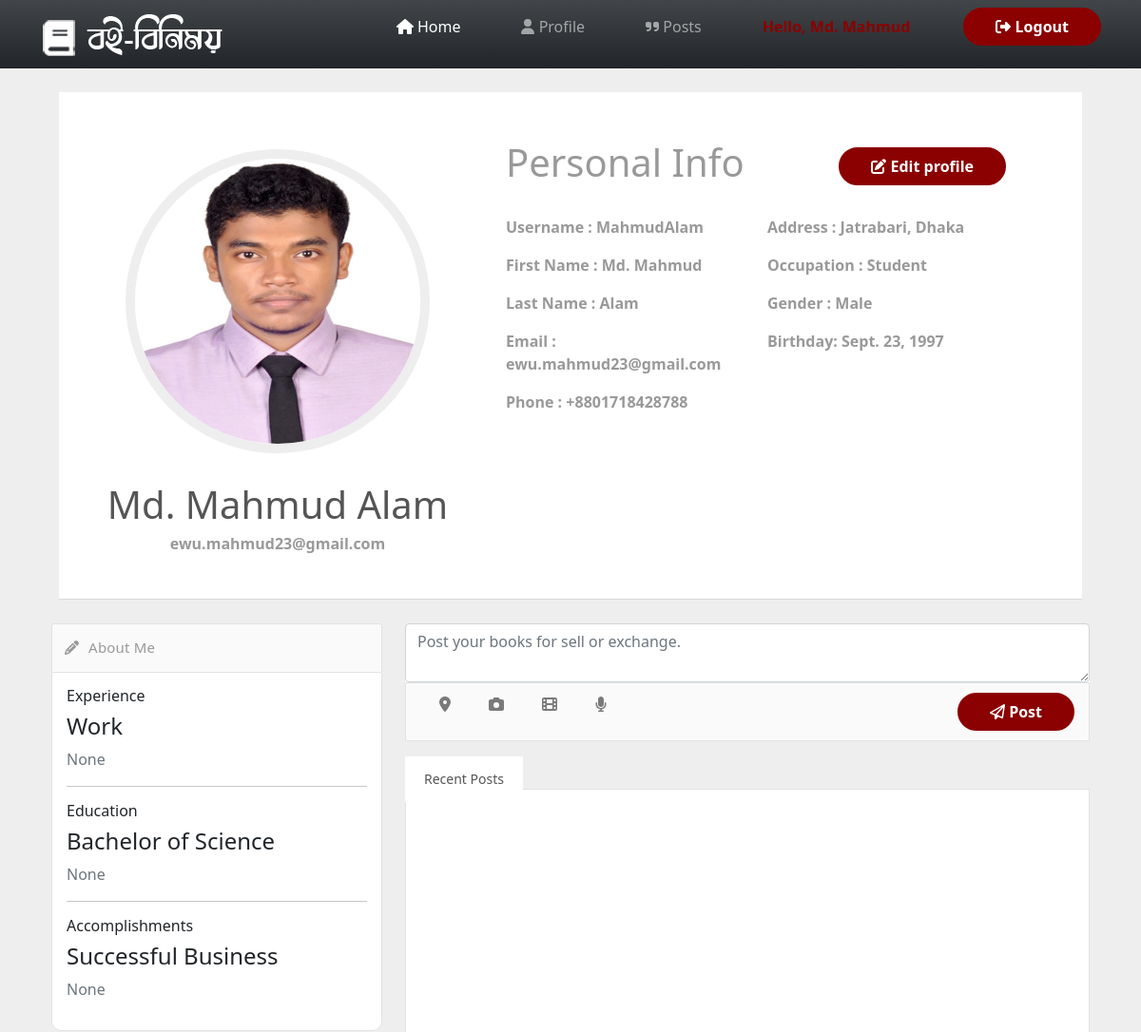
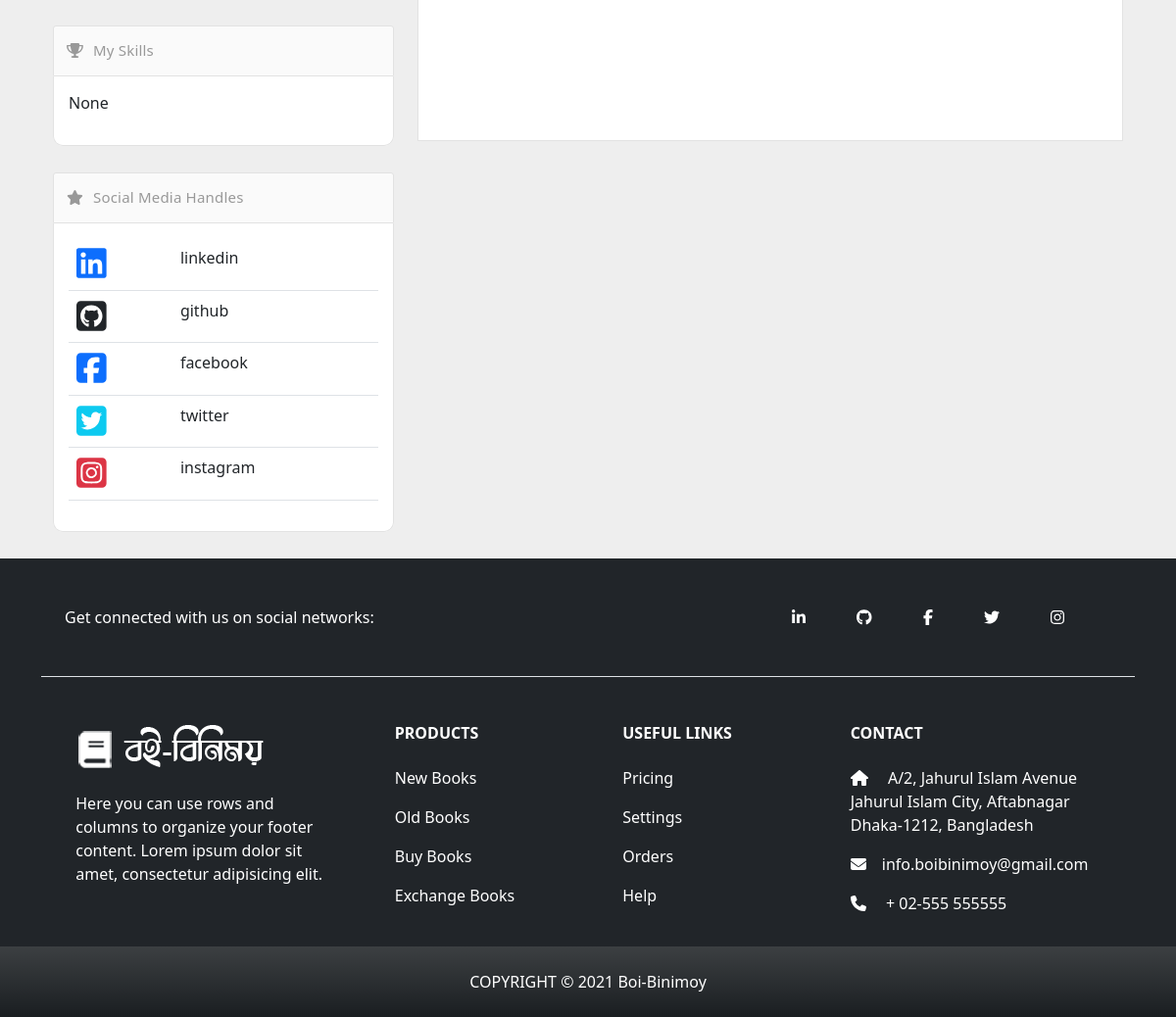
The page /profile/ (signed in) on the database its author committed (2 pictures, top to bottom).
### users/models.py (models this page shows, shortened)
class Customer(models.Model):
    GENDER_TYPE = (
        ('Male','Male'),
        ('Female','Female'),
        ('Others','Others')
    )
    OCCUPATION_TYPE = (
        ('Student','Student'),
        ('Job-Holder','Job-Holder'),
    )
    username = models.OneToOneField(User, null=True, blank=True, on_delete=models.CASCADE)
    first_name = models.CharField(max_length=200, null=True, blank=True)
    last_name = models.CharField(max_length=200, null=True, blank=True)
    profile_pic = models.ImageField(default='profile-white.png', null=True, blank=True)
    phone = models.CharField(max_length=200, null=True, blank=True)
    email = models.CharField(max_length=200, null=True, blank=True)
    address = models.CharField(max_length=200, null=True, blank=True)
    occupation = models.CharField(max_length=50,choices=OCCUPATION_TYPE, null=True,blank=True)
    gender = models.CharField(max_length=50,choices=GENDER_TYPE, null=True,blank=True)
    birth_date = models.DateField(null=True, blank=True)
    created = models.DateTimeField(auto_now_add=True)
    updated = models.DateTimeField(auto_now=True)
    @property
    def customerImageURL(self):
        try:
            img = self.profile_pic.url
        except:
            img = ''
        return img

### users/decorators.py (the view)
        def wrapper_func(request, *args, **kwargs):
            group = None
            if request.user.groups.exists():
                group = request.user.groups.all()[0].name
            if group in allowed_roles:
                return view_func(request, *args, **kwargs)
            else: return HttpResponse('You are not authorized to view this page')

### users/templates/users/user_profile.html (shortened to what this page needs)
<!DOCTYPE html>
{% extends 'users/main.html' %}
{% load static %}
    {% block content %}
<section id="content" class="container">
    <div class="page-heading">
        <div class="media clearfix">
          <div class="media-left pr30">
            <div class="user-heading round">
                <a href='{% url "user-profile" %}'>
                <img class="media-object mw150" src='{{customer.customerImageURL}}' alt="...">
                </a>
            </div>
            <h1 class="media-heading text-center">{{customer.first_name}} {{customer.last_name}}</h1>
            <p class="text-center">{{customer.email}}</p>
          </div>
          <div class="media-body va-m">
            <div class="d-flex justify-content-between">
                <h1>Personal Info</h1>
                <div class="d-flex align-items-center">
                    <a class="btn btn-darkred" href='{% url "edit-user-profile" %}'><i class="fas fa-edit"></i> Edit profile</a>
                </div>
            </div>
            <br>
            <div class="row">
                <div class="col-md-6">
                    <p><span>Username </span>: {{customer.username}}</p>
                    <p><span>First Name </span>: {{customer.first_name}}</p>
                    <p><span>Last Name </span>: {{customer.last_name}}</p>
                    <p><span>Email </span>: {{customer.email}}</p>
                    <p><span>Phone </span>: {{customer.phone}}</p>
                </div>
                <div class="col-md-6">
                    <p><span>Address </span>: {{customer.address}}</p>
                    <p><span>Occupation </span>: {{customer.occupation}}</p>
                    <p><span>Gender </span>: {{customer.gender}}</p>
                    <p><span>Birthday</span>: {{customer.birth_date}}</p>
                </div>
            </div>
          </div>
        </div>
    </div>
    <div class="container">
    <div class="row">
        <div class="col-md-4">
            <div class="panel">
                <div class="panel-heading">
                  <span class="panel-icon">
                    <i class="fa fa-pencil-alt"></i>
                  </span>
                  <span class="panel-title">About Me</span>
                </div>
                <div class="panel-body pb5">
                  <h6>Experience</h6>
                  <h4>Work</h4>
                  <p class="text-muted">
                      None
                  </p>
                  <hr class="short br-lighter">
                  <h6>Education</h6>
                  <h4>Bachelor of Science</h4>
                  <p class="text-muted">
                      None
                  </p>
                  <hr class="short br-lighter">
                  <h6>Accomplishments</h6>
                  <h4>Successful Business</h4>
                  <p class="text-muted pb10">
                      None
                  </p>
                </div>
            </div>
            <div class="panel">
                <div class="panel-heading">
                <span class="panel-icon">
                    <i class="fa fa-trophy"></i>
                </span>
                <span class="panel-title"> My Skills</span>
                </div>
                <div class="panel-body pb5">
                    <p>None</p>
                </div>
            </div>
            <div class="panel">
                <div class="panel-heading">
                  <span class="panel-icon">
                    <i class="fa fa-star"></i>
                  </span>
                  <span class="panel-title">Social Media Handles</span>
                </div>
                <div class="panel-body pn">
                  <table class="table mbn tc-icon-1 tc-med-2 tc-bold-last">
                    <tbody>
                        <tr>
                            <td>
                                <a href="#" title="linkedin link">
                                    <span class="fab fa-linkedin fs35 text-primary"></span>
                                </a>
                            </td>
                            <td>linkedin</td>
                          </tr>
                          <tr>
                            <td>
                                <a href="#" title="github link">
                                    <span class="fab fa-github-square fs35 text-dark"></span>
                                  </a>
                            </td>
                            <td>github</td>
                        </tr>
                        <tr>
                            <td>
                                <a href="#" title="facebook link">
                                    <span class="fab fa-facebook-square fs35 text-primary"></span>
                                </a>
                            </td>
                            <td>facebook</td>
                        </tr>
                        <tr>
                            <td>
                                <a href="#" title="twitter link">
                                    <span class="fab fa-twitter-square fs35 text-info"></span>
                                </a>
                            </td>
                            <td>twitter</td>
                        </tr>
                        <tr>
                            <td>
                                <a href="#" title="twitter link">
                                    <span class="fab fa-instagram-square fs35 text-danger"></span>
                                </a>
                            </td>
                            <td>instagram</td>
                        </tr>
                    </tbody>
                  </table>
                </div>
            </div>
        </div>
        <div class="col-md-8">
            <div class="panel">
                <form>
                    <textarea placeholder="Post your books for sell or exchange." rows="2" class="form-control input-lg p-text-area"></textarea>
                </form>
                <footer class="panel-footer panel-post d-flex justify-content-between">
                    <ul class="nav nav-pills">
                        <li>
                            <a href="#"><i class="fa fa-map-marker-alt"></i></a>
                        </li>
                        <li>
                            <a href="#"><i class="fa fa-camera"></i></a>
                        </li>
                        <li>
                            <a href="#"><i class=" fa fa-film"></i></a>
                        </li>
                        <li>
                            <a href="#"><i class="fa fa-microphone"></i></a>
                        </li>
                    </ul>
                    <button class="btn btn-darkred"><i class="far fa-paper-plane"></i> Post</button>
                </footer>
            </div>
          <div class="tab-block">
            <ul class="nav nav-tabs">
              <li class="active">
                <a href="#tab1" data-toggle="tab">Recent Posts</a>
              </li>
            </ul>
            <div class="tab-content p30" style="height: 400px; margin-bottom: 40px;">
            </div>
          </div>
        </div>
      </div>
      </div>
  </section>
    {% endblock %}

### users/templates/users/main.html (shortened to what this page needs)
<!DOCTYPE html>
{% load static %}
<html lang="en">
<head>
    <link rel="stylesheet" href="{% static 'css/fontawesome.css' %}">
    <link href="https://cdn.jsdelivr.net/npm/bootstrap@5.1.3/dist/css/bootstrap.min.css" rel="stylesheet">
    <link rel="stylesheet" href="{% static 'css/style.css' %}">
</head>
<body>
    {% include 'users/navbar.html' %}
    {% block content %}
    {% endblock %}
    {% include 'users/footer.html' %}
</body>
</html>

### users/templates/users/navbar.html (shortened to what this page needs)
{% load static %}
<nav class="navbar navbar-expand-lg navbar-dark bg-dark bg-gradient">
    <div class="container">
      <a class="navbar-brand" href="{% url 'home' %}"><img src="{% static 'images/logo.png' %}" alt=""></a>
      <div>
          <div class="collapse navbar-collapse" id="navbarNav">
            <ul class="navbar-nav">
              <li class="nav-item">
                <a class="nav-link active" aria-current="page" href="{% url 'home' %}"><i class="fas fa-home"></i> Home</a>
              </li>
              {% if request.user.is_authenticated %}
              <li class="nav-item">
                <a class="nav-link" href='{% url "user-profile" %}'><i class="fas fa-user"></i> Profile</a>
              </li>
              <li class="nav-item">
                <a class="nav-link" href="#"><i class="fas fa-quote-right"></i> Posts</a>
              </li>
              {% endif %}
              {% if request.user.is_authenticated %}
              <li class="nav-item">
                <p class="nav-link active" style="color: darkred; font-weight: 700;">Hello, {{request.user.first_name}}</p>
              </li>
              <li class="nav-item">
                <a class="btn btn-darkred" href="{% url 'logout' %}"><i class="fas fa-sign-out-alt"></i> Logout</a>
              </li>
              {% else %}
              <li class="nav-item">
                <a class="btn btn-darkred" href="{% url 'login' %}"><i class="fas fa-sign-in-alt"></i> Login</a>
              </li>
              {% endif %}
            </ul>
          </div>
      </div>
    </div>
  </nav>

### users/templates/users/footer.html
{% load static %}
<footer class="text-center text-lg-start bg-dark text-white">
    <div class="container">
        <br>
        <section class="d-flex justify-content-center justify-content-lg-between p-4 border-bottom pb-5">
            <div class="me-5 d-none d-lg-block">
                <span>Get connected with us on social networks:</span>
            </div>
            <div>
                <a href="#" class="me-5 text-white"><i class="fab fa-linkedin-in"></i></a>
                <a href="#" class="me-5 text-white"><i class="fab fa-github"></i></a>
                <a href="#" class="me-5 text-white"><i class="fab fa-facebook-f"></i></a>
                <a href="#" class="me-5 text-white"><i class="fab fa-twitter"></i></a>
                <a href="#" class="me-5 text-white"><i class="fab fa-instagram"></i></a>
            </div>
        </section>
        <section class="">
            <div class="container text-center text-md-start mt-5">
                <div class="row mt-3">
                    <div class="col-md-3 col-lg-4 col-xl-3 mx-auto">
                        <a class="navbar-brand" href="{% url 'home' %}"><img src="{% static 'images/logo.png' %}" alt=""></a><br><br>
                        <p>Here you can use rows and columns to organize your footer content. Lorem ipsum dolor sit amet, consectetur adipisicing elit.</p>
                    </div>
                    <div class="col-md-2 col-lg-2 col-xl-2 mx-auto mb-4">
                        <h6 class="text-uppercase fw-bold mb-4">Products</h6>
                        <p><a href="#" class="text-reset">New Books</a></p>
                        <p><a href="#" class="text-reset">Old Books</a></p>
                        <p><a href="#" class="text-reset">Buy Books</a></p>
                        <p><a href="#" class="text-reset">Exchange Books</a></p>
                    </div>
                    <div class="col-md-3 col-lg-2 col-xl-2 mx-auto mb-4">
                        <h6 class="text-uppercase fw-bold mb-4">Useful links</h6>
                        <p><a href="#" class="text-reset">Pricing</a></p>
                        <p><a href="#" class="text-reset">Settings</a></p>
                        <p><a href="#" class="text-reset">Orders</a></p>
                        <p><a href="#" class="text-reset">Help</a></p>
                    </div>
                    <div class="col-md-4 col-lg-3 col-xl-3 mx-auto mb-md-0 mb-4">
                        <h6 class="text-uppercase fw-bold mb-4">Contact</h6>
                        <p><i class="fas fa-home me-3"></i> A/2, Jahurul Islam Avenue<br> Jahurul Islam City, Aftabnagar<br> Dhaka-1212, Bangladesh</p>
                        <p><i class="fas fa-envelope me-3"></i>info.boibinimoy@gmail.com</p>
                        <p><i class="fas fa-phone me-3"></i> + 02-555 555555</p>
                    </div>
                </div>
            </div>
        </section>
    </div>
    <div class="text-center p-4 bg-gradient" style="background-color: rgba(0, 0, 0, 0.2);">
        COPYRIGHT © 2021 Boi-Binimoy
    </div>
</footer>

### rows shown on the page
Customer: customerImageURL (picture), first_name "Md. Mahmud", last_name "Alam", email "ewu.mahmud23@gmail.com", username "MahmudAlam", phone "+8801718428788", address "Jatrabari, Dhaka", occupation "Student", gender "Male", birth_date "Sept. 23, 1997"

### other values the page prints
{{ request.user.first_name }} "Md. Mahmud"
